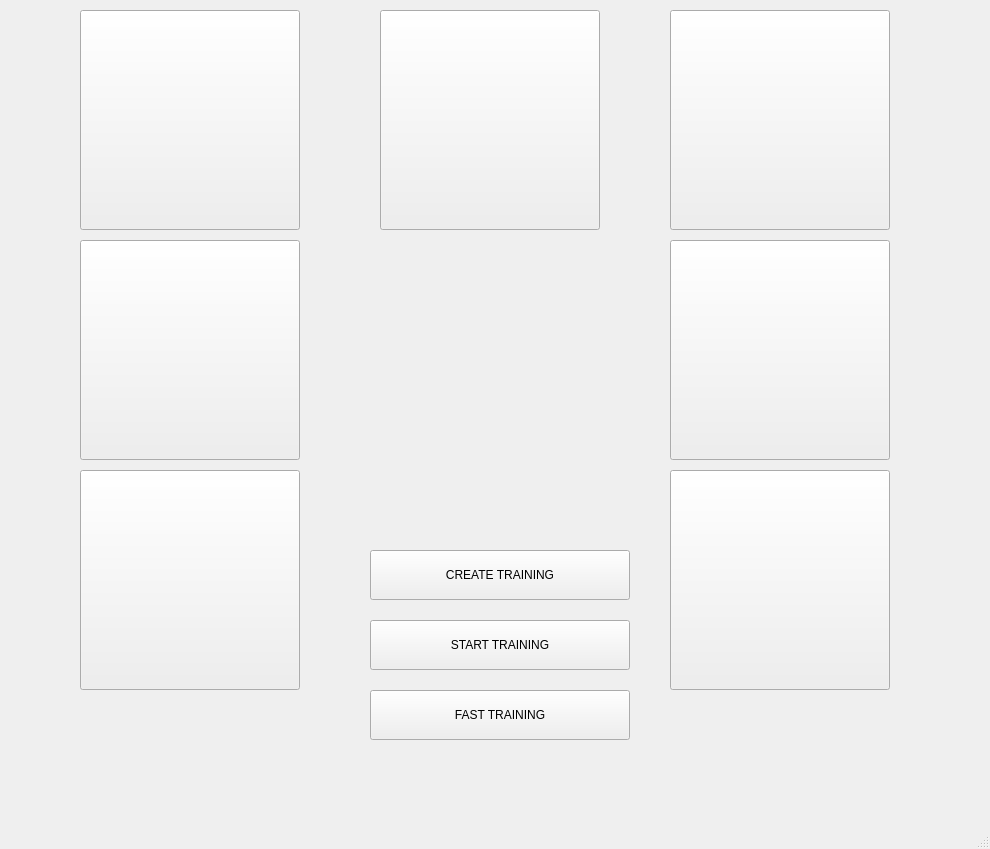
<?xml version="1.0" encoding="UTF-8"?>
<ui version="4.0">
 <class>MainWindow</class>
 <widget class="QMainWindow" name="MainWindow">
  <property name="geometry">
   <rect>
    <x>0</x>
    <y>0</y>
    <width>990</width>
    <height>849</height>
   </rect>
  </property>
  <property name="windowTitle">
   <string>MainWindow</string>
  </property>
  <widget class="QWidget" name="centralwidget">
   <widget class="QPushButton" name="pushButton_1">
    <property name="geometry">
     <rect>
      <x>80</x>
      <y>470</y>
      <width>220</width>
      <height>220</height>
     </rect>
    </property>
    <property name="text">
     <string/>
    </property>
   </widget>
   <widget class="QPushButton" name="pushButton_2">
    <property name="geometry">
     <rect>
      <x>670</x>
      <y>470</y>
      <width>220</width>
      <height>220</height>
     </rect>
    </property>
    <property name="text">
     <string/>
    </property>
   </widget>
   <widget class="QPushButton" name="pushButton_3">
    <property name="geometry">
     <rect>
      <x>80</x>
      <y>240</y>
      <width>220</width>
      <height>220</height>
     </rect>
    </property>
    <property name="text">
     <string/>
    </property>
   </widget>
   <widget class="QPushButton" name="pushButton_4">
    <property name="geometry">
     <rect>
      <x>670</x>
      <y>240</y>
      <width>220</width>
      <height>220</height>
     </rect>
    </property>
    <property name="text">
     <string/>
    </property>
   </widget>
   <widget class="QPushButton" name="pushButton_5">
    <property name="geometry">
     <rect>
      <x>80</x>
      <y>10</y>
      <width>220</width>
      <height>220</height>
     </rect>
    </property>
    <property name="text">
     <string/>
    </property>
   </widget>
   <widget class="QPushButton" name="pushButton_6">
    <property name="geometry">
     <rect>
      <x>670</x>
      <y>10</y>
      <width>220</width>
      <height>220</height>
     </rect>
    </property>
    <property name="text">
     <string/>
    </property>
   </widget>
   <widget class="QPushButton" name="pushButton_7">
    <property name="geometry">
     <rect>
      <x>380</x>
      <y>10</y>
      <width>220</width>
      <height>220</height>
     </rect>
    </property>
    <property name="text">
     <string/>
    </property>
   </widget>
   <widget class="QPushButton" name="fast_training_Button">
    <property name="geometry">
     <rect>
      <x>370</x>
      <y>690</y>
      <width>260</width>
      <height>50</height>
     </rect>
    </property>
    <property name="text">
     <string>FAST TRAINING</string>
    </property>
   </widget>
   <widget class="QPushButton" name="start_training_Button">
    <property name="geometry">
     <rect>
      <x>370</x>
      <y>620</y>
      <width>260</width>
      <height>50</height>
     </rect>
    </property>
    <property name="text">
     <string>START TRAINING</string>
    </property>
   </widget>
   <widget class="QPushButton" name="create_training_Button">
    <property name="geometry">
     <rect>
      <x>370</x>
      <y>550</y>
      <width>260</width>
      <height>50</height>
     </rect>
    </property>
    <property name="text">
     <string>CREATE TRAINING</string>
    </property>
   </widget>
  </widget>
  <widget class="QMenuBar" name="menubar">
   <property name="geometry">
    <rect>
     <x>0</x>
     <y>0</y>
     <width>990</width>
     <height>25</height>
    </rect>
   </property>
  </widget>
  <widget class="QStatusBar" name="statusbar"/>
 </widget>
 <resources/>
 <connections/>
</ui>
